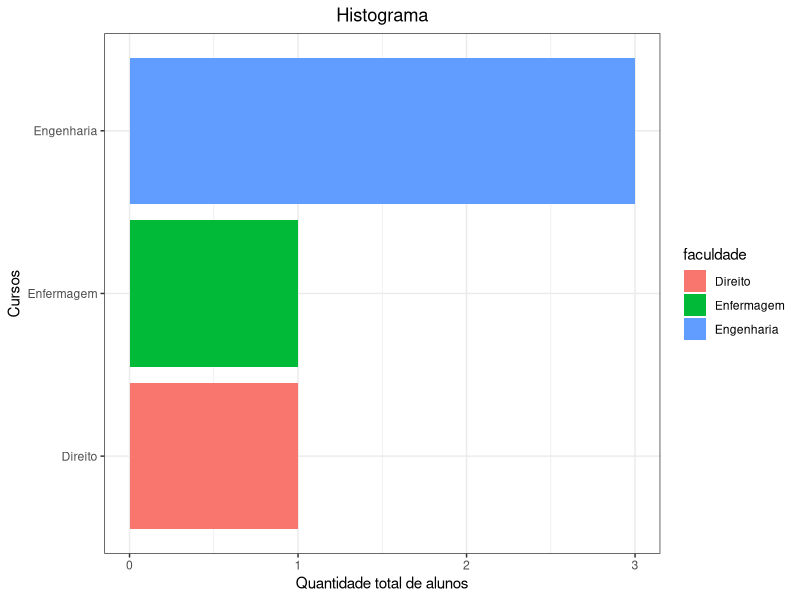

R code for this plot:
## ---- chunk 1
knitr::opts_chunk$set(echo = TRUE)
library(ggplot2)
## ---- chunk 2
exemplo <- data.frame("nome" = c("Joana", "Maria", "Joao", "Pedro", "Jose"), 
                      "idade" = c(21, 25, 28, 34, 18), 
                      "qtd_livros" = c(5, 1, 2, 1, 3),
                      "faculdade" = c("Engenharia", "Engenharia", "Direito", "Enfermagem", "Engenharia"), 
                      stringsAsFactors = FALSE)
summary(exemplo)
## ---- chunk 3
ggplot(data = exemplo, aes(x = faculdade, fill = faculdade)) +
  geom_bar(stat="count") + 
  coord_flip() +
  xlab("Cursos") +
  ylab("Quantidade total de alunos") +
  ggtitle("Histograma") +
  theme_bw() +
  theme(plot.title = element_text(hjust = 0.5))
